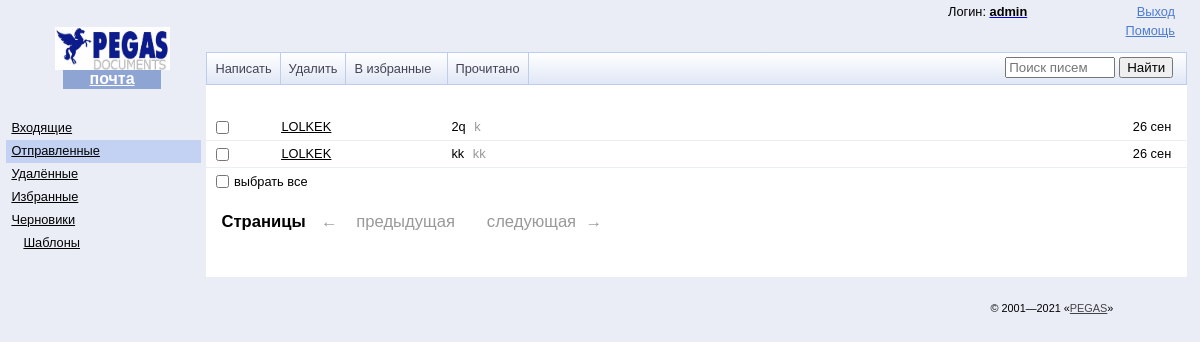
The page /mail/messages/?type=sent (signed in) on the database as committed earlier.
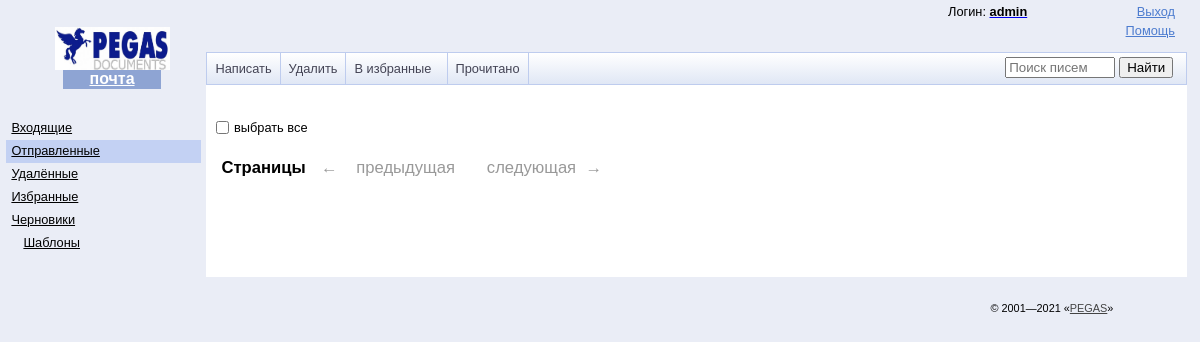
The same page on the database as committed later.
### mail/models.py (models this page shows, shortened)
class Message(models.Model):
    sender=models.ForeignKey(User,on_delete=models.CASCADE,related_name="sender", default=None)
    receiver=models.ForeignKey(User, on_delete=models.CASCADE,related_name="receiver", default=None,blank=True,null=True)
    topic=models.CharField(max_length=700)
    text_message= models.TextField()
    read = models.BooleanField(default=False)
    date = models.DateTimeField(auto_now_add=True, auto_now=False)
    files = models.ManyToManyField(File, related_name="files", default=None, blank=True)
    draft = models.BooleanField(default=False, blank=True,null=True)
    in_route = models.BooleanField(default=False)
    is_deleted = models.BooleanField(default=False, blank=True, null=True)
    is_truly_deleted = models.BooleanField(default=False, blank=True, null=True)
    is_favourite = models.BooleanField(default=False, blank=True, null=True)
    def get_absolute_url(self):
        return reverse("message_detail", kwargs={"pk": self.id})
    class Meta:
        ordering = ['-date']

### mail/views.py (the view)
# urls.py: path("messages/", Mail.as_view(), name="messages"),
class Mail(LoginRequiredMixin, View):
    login_url = "login"
    def get(self, request):
        if request.user.groups.filter(name="boss").exists():
            userisboss = True
        else:
            userisboss = False
        type_m=request.GET.get('type', 'inbox')
        user = User.objects.get(username=request.user)
        messages=[]
        search_query = request.GET.get('request', '')
        if search_query:
            messages = Message.objects.filter(
                (Q(sender__username__icontains=search_query) |
                Q(receiver__username__icontains=search_query) |
                Q(topic__icontains=search_query) |
                Q(text_message__icontains=search_query))&(Q(sender=user) | Q(receiver=user))).order_by('date')
        else:
            if type_m == 'inbox':
                messages = Message.objects.filter(receiver=user,is_truly_deleted=False, is_deleted=False)
            elif type_m == 'sent':
                messages = Message.objects.filter(sender=user,is_truly_deleted=False, is_deleted=False)
            elif type_m == 'draft':
                messages = Message.objects.filter(draft=True,is_truly_deleted=False, is_deleted=False)
            elif type_m == 'trash':
                messages = Message.objects.filter((Q(receiver=user) | Q(sender=user)), is_truly_deleted=False,
                                                  is_deleted=True)
            elif type_m == 'favourite':
                messages = Message.objects.filter((Q(receiver=user) | Q(sender=user)), is_favourite=True, is_deleted=False,
                                                  is_truly_deleted=False)
            elif type_m == 'template':
                templates = Templates.objects.all()
                return render(request,'mail/templates.html', context={"templates":templates,"type_m":type_m, "userisboss":userisboss})
        (page, is_paginated, prev_url, next_url) = pagination(request, messages, 20)
        return render(request,'mail/messages.html',context={"messages":page.object_list,
                                                            "type_m":type_m,
                                                            "userisboss":userisboss,
                                                            "search_query": search_query,
                                                            "prev_url": prev_url,
                                                            "next_url": next_url}
                                                            )

### mail/views.py (called while the page is built)
def pagination(request, objects_list, count_of_page):
    paginator = Paginator(objects_list, count_of_page)
    page_number = request.GET.get('page_number', 1)
    page = paginator.get_page(page_number)
    is_paginated = page.has_other_pages()
    if page.has_previous():
        prev_url = 'page_number={0}'.format(page.previous_page_number())
    else:
        prev_url = ''
    if page.has_next():
        next_url = 'page_number={0}'.format(page.next_page_number())
    else:
        next_url = ''
    return (page, is_paginated, prev_url, next_url)

### templates/mail/messages.html (shortened to what the changed rows need)
{%extends 'base.html'%}
{%load static%}
{%block content%}
    <div id="main" role="main" aria-label="Рабочая область">
    <div class="b-messages">
        {%for message in messages%}
            <div class="b-messages__message {%if message.in_route%}b-messages__message_thread{%endif%} {%if not message.read and type_m == 'inbox'%}b-messages__message_unread{%endif%}">
                <label class="b-messages__message__checkbox">
                    <input type="checkbox" name="ids" class="b-form-checkbox" value="176766285374292674" aria-label=" Получено {{message.date|date:'d m '}}">
                </label>
                <div class="b-messages__message__flag" aria-hidden="true">
                </div>
                <span class="b-messages__date" role="presentation" aria-hidden="true" title="Получено {{message.date|date:'d m '}} в {{message.date|timesince}}">
                    <span>{{message.date|date:"d b"}}</span>
                </span>
                <span class="b-messages__message__left" href="{{message.get_absolute_url}}">
                    {%if type_m == 'sent'%}
                    <a class="b-messages__from" href="{{message.get_absolute_url}}" aria-label="Получатель: {{message.receiver.username}}">
                        <span class="b-messages__from__text" aria-hidden="true" role="presentation">
                            <span class="b-messages__from__text">{{message.receiver.username}}</span>
                        </span>
                    </a>
                    {%else%}
                    <a class="b-messages__from" href="{{message.get_absolute_url}}" aria-label="Отправитель: {{message.sender.username}}">
                        <span class="b-messages__from__text" aria-hidden="true" role="presentation">
                            <span class="b-messages__from__text">{{message.sender.username}}</span>
                        </span>
                    </a>
                    {%endif%}
                    <a href="{{message.get_absolute_url}}" class="b-messages__message__link" aria-label="{{message.topic}}">
                        <span aria-hidden="true" role="presentation">
                            <span class="b-messages__subject">
                                <span>{{message.topic}}</span>
                            </span>
                            <span class="b-messages__firstline">
                                {{message.text_message}}
                            </span>&nbsp;
                        </span>
                    </a>
                </span>
            </div>
        {%endfor%}
    </div>
    </div>
{%endblock%}

Rows that differ between the two databases and show on the page:
removed Message: date "26 сен", receiver.username "LOLKEK", topic "2q", text_message "k"
removed Message: date "26 сен", receiver.username "LOLKEK", topic "kk", text_message "kk"
